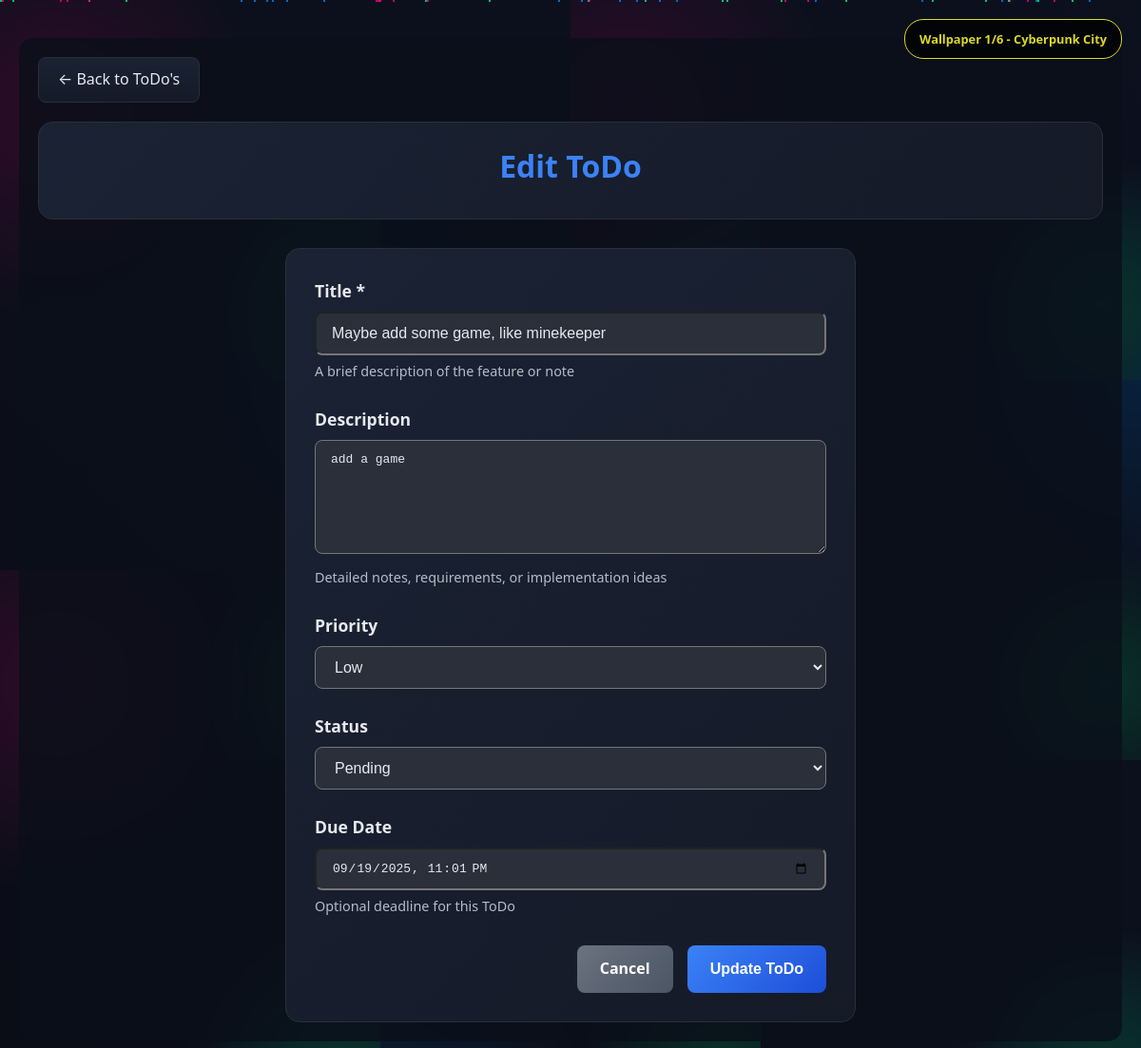
The page /todos/1/update/ on the database its author committed.
### core/models.py (models this page shows, shortened)
class Todo(models.Model):
    PRIORITY_CHOICES = [
        ('low', 'Low'),
        ('medium', 'Medium'),
        ('high', 'High'),
        ('urgent', 'Urgent'),
    ]
    STATUS_CHOICES = [
        ('pending', 'Pending'),
        ('in_progress', 'In Progress'),
        ('completed', 'Completed'),
        ('cancelled', 'Cancelled'),
    ]
    title = models.CharField(max_length=200)
    description = models.TextField(blank=True, null=True)
    priority = models.CharField(max_length=10, choices=PRIORITY_CHOICES, default='medium')
    status = models.CharField(max_length=15, choices=STATUS_CHOICES, default='pending')
    created_at = models.DateTimeField(auto_now_add=True)
    updated_at = models.DateTimeField(auto_now=True)
    due_date = models.DateTimeField(blank=True, null=True)
    class Meta:
        ordering = ['-created_at']

### core/views.py (the view, shortened to what this page needs)
# urls.py: path('todos/<int:pk>/update/', views.todo_update, name='todo_update'),
def todo_update(request, pk):
    todo = get_object_or_404(Todo, pk=pk)
    context = {
        'todo': todo,
        'form_type': 'update'
    }
    return render(request, 'core/todo_form.html', context)

### core/templates/core/todo_form.html (shortened to what this page needs)
{% extends 'core/base.html' %}
{% block content %}
    <a href="{% url 'todo_list' %}" class="back-btn">← Back to ToDo's</a>
    <div class="header">
      <h1>{% if form_type == 'create' %}Add New ToDo{% else %}Edit ToDo{% endif %}</h1>
    </div>
    <div class="form-container">
      <div class="form-card">
        <form method="post">
          <div class="form-group">
            <label for="title" class="form-label">Title *</label>
            <input type="text" id="title" name="title" class="form-input"
                   value="{% if todo %}{{ todo.title }}{% endif %}"
                   placeholder="Enter ToDo title..." required>
            <div class="form-help">A brief description of the feature or note</div>
          </div>
          <div class="form-group">
            <label for="description" class="form-label">Description</label>
            <textarea id="description" name="description" class="form-input form-textarea"
                      placeholder="Enter detailed description...">{% if todo %}{{ todo.description }}{% endif %}</textarea>
            <div class="form-help">Detailed notes, requirements, or implementation ideas</div>
          </div>
          <div class="form-group">
            <label for="priority" class="form-label">Priority</label>
            <select id="priority" name="priority" class="form-select">
              <option value="low" {% if todo and todo.priority == 'low' %}selected{% endif %}>Low</option>
            </select>
          </div>
          <div class="form-group">
            <label for="status" class="form-label">Status</label>
            <select id="status" name="status" class="form-select">
              <option value="pending" {% if todo and todo.status == 'pending' %}selected{% endif %}>Pending</option>
            </select>
          </div>
          <div class="form-group">
            <label for="due_date" class="form-label">Due Date</label>
            <input type="datetime-local" id="due_date" name="due_date" class="form-input"
                   value="{% if todo and todo.due_date %}{{ todo.due_date|date:'Y-m-d\TH:i' }}{% endif %}">
            <div class="form-help">Optional deadline for this ToDo</div>
          </div>
          <div class="form-actions">
            <a href="{% url 'todo_list' %}" class="btn btn-secondary">Cancel</a>
            <button type="submit" class="btn btn-primary">
              {% if form_type == 'create' %}Create ToDo{% else %}Update ToDo{% endif %}
            </button>
          </div>
        </form>
      </div>
    </div>
{% endblock %}

### rows shown on the page
Todo: title "Maybe add some game, like minekeeper", description "add a game", priority "Low", status "Pending", due_date "09/19/2025 23:01"
